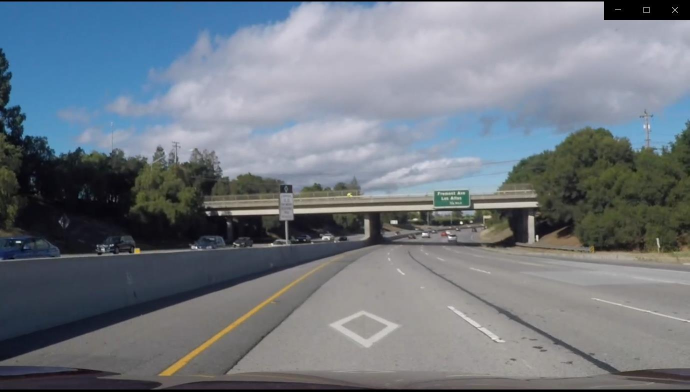
#> input picture difficult_images/challenge1.jpg, 1379 x 783 px (shown at 1/2 size)
$ python -i guiutils.py   (imports and definitions only)   (older library calls are emulated)
#> lines starting #> are read from the running program, lines starting #| are printed output that depends on the picture; after the words box and inside, x2 and y2 are one past the last pixel; in counts of white or black regions, pixels touching at a corner belong together
#> further down, picture is the input picture: shape (783, 1379, 3); mean B, G, R 129.8, 120.9, 113.2
import cv2
import numpy as np


def abs_sobel_thresh(img, orient='x', sobel_kernel=3, thresh=(0, 255)):
    # 2) Take the derivative in x or y given orient = 'x' or 'y'
    if orient == 'x':
        sobel = cv2.Sobel(img, cv2.CV_64F, 1, 0)
    elif orient == 'y':
        sobel = cv2.Sobel(img, cv2.CV_64F, 0, 1)

    abs_sobel = np.absolute(sobel)
    scaled_sobel = np.uint8(255 * abs_sobel / np.max(abs_sobel))
    sbinary = np.zeros_like(scaled_sobel)
    sbinary[(scaled_sobel >= thresh[0]) & (scaled_sobel <= thresh[1])] = 1
    return sbinary


def mag_thresh(image, sobel_kernel=3, mag_thresh=(0, 255)):
    sobelx = cv2.Sobel(image, cv2.CV_64F, 1, 0, ksize=sobel_kernel)
    sobely = cv2.Sobel(image, cv2.CV_64F, 0, 1, ksize=sobel_kernel)
    abs_sobel = np.sqrt(np.power(sobelx, 2) + np.power(sobely, 2))
    scaled_sobel = np.uint8(255 * abs_sobel / np.max(abs_sobel))
    sbinary = np.zeros_like(scaled_sobel)
    sbinary[(scaled_sobel >= mag_thresh[0]) & (scaled_sobel <= mag_thresh[1])] = 1

    return sbinary


def dir_threshold(image, sobel_kernel=3, thresh=(0, np.pi / 2)):
    # 2) Take the derivative in x or y given orient = 'x' or 'y'
    sobelx = cv2.Sobel(image, cv2.CV_64F, 1, 0, ksize=sobel_kernel)
    sobely = cv2.Sobel(image, cv2.CV_64F, 0, 1, ksize=sobel_kernel)

    abs_sobel = np.arctan2(np.absolute(sobely), np.absolute(sobelx))

    sbinary = np.zeros_like(abs_sobel)
    sbinary[(abs_sobel >= thresh[0]) & (abs_sobel <= thresh[1])] = 1
    return sbinary


class LaneFinder:
    def __init__(self, image, filter_size=1, threshold1x=0, threshold2x=0, threshold1y=0, threshold2y=0):
        self.image = image
        self._filter_size = 11
        self._threshold1x = 2
        self._threshold2x = 50
        self._threshold1y = 2
        self._threshold2y = 50
        self._threshold1mag = 20
        self._threshold2mag = 50
        self._threshold1dir = 6
        self._threshold2dir = 10

        def onchangeThreshold1x(pos):
            self._threshold1x = pos
            self._render()

        def onchangeThreshold2x(pos):
            self._threshold2x = pos
            self._render()

        def onchangeThreshold1y(pos):
            self._threshold1y = pos
            self._render()

        def onchangeThreshold2y(pos):
            self._threshold2y = pos
            self._render()

        def onchangeThreshold1mag(pos):
            self._threshold1mag = pos
            self._render()

        def onchangeThreshold2mag(pos):
            self._threshold2mag = pos
            self._render()

        def onchangeThreshold1dir(pos):
            self._threshold1dir = pos
            self._render()

        def onchangeThreshold2dir(pos):
            self._threshold2dir = pos
            self._render()

        def onchangeFilterSize(pos):
            self._filter_size = pos
            self._filter_size += (self._filter_size + 1) % 2
            self._render()

        cv2.namedWindow('Lanes')
        cv2.resizeWindow('Lanes', 1000, 500)
        cv2.createTrackbar('threshold1x', 'Lanes', self._threshold1x, 255, onchangeThreshold1x)
        cv2.createTrackbar('threshold2x', 'Lanes', self._threshold2x, 255, onchangeThreshold2x)
        cv2.createTrackbar('threshold1y', 'Lanes', self._threshold1y, 255, onchangeThreshold1y)
        cv2.createTrackbar('threshold2y', 'Lanes', self._threshold2y, 255, onchangeThreshold2y)
        cv2.createTrackbar('threshold1mag', 'Lanes', self._threshold1mag, 255, onchangeThreshold1mag)
        cv2.createTrackbar('threshold2mag', 'Lanes', self._threshold2mag, 150, onchangeThreshold2mag)
        cv2.createTrackbar('threshold1dir', 'Lanes', self._threshold1dir, 255, onchangeThreshold1dir)
        cv2.createTrackbar('threshold2dir', 'Lanes', self._threshold2dir, 150, onchangeThreshold2dir)
        cv2.createTrackbar('filter_size', 'Lanes', self._filter_size, 20, onchangeFilterSize)

        self._render()

        print("Adjust the parameters as desired.  Hit any key to close.")

        cv2.waitKey(0)

        cv2.destroyWindow('gradx')
        cv2.destroyWindow('grady')

    def threshold1x(self):
        return self._threshold1x

    def threshold2x(self):
        return self._threshold2x

    def threshold1y(self):
        return self._threshold1y

    def threshold2y(self):
        return self._threshold2y

    def filterSize(self):
        return self._filter_size

    def edgeImage(self):
        return self._edge_img

    def smoothedImage(self):
        return self._smoothed_img

    def _render(self):
        img = np.copy(self.image)
        # Convert to HLS color space and separate the V channel
        r_channel = img[:, :, 2]
        g_channel = img[:, :, 1]
        b_channel = img[:, :, 0]

        hls = cv2.cvtColor(img, cv2.COLOR_BGR2HLS)
#> hls: shape (783, 1379, 3); mean of channels 0, 1, 2 80.4, 121.7, 39.3
        l_channel = hls[:, :, 1]
        s_channel = hls[:, :, 2]

        gradx = abs_sobel_thresh(l_channel, orient='x', sobel_kernel=self._filter_size,
                                 thresh=(self._threshold1x, self._threshold2x))
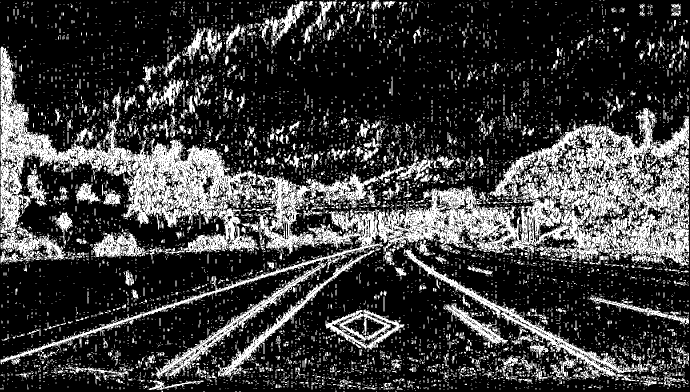
#> gradx: shape (783, 1379) (shown at 1/2 size); values 0 (black) and 1 (white), 24% white; 8500 white regions (7648 under 20 px), largest, box (x1, y1, x2, y2) and area: (1, 93, 1378, 730) 137113, (807, 496, 1297, 763) 8340, (311, 524, 652, 758) 5647
        grady = abs_sobel_thresh(l_channel, orient='y', sobel_kernel=self._filter_size,
                                 thresh=(self._threshold1y, self._threshold2y))
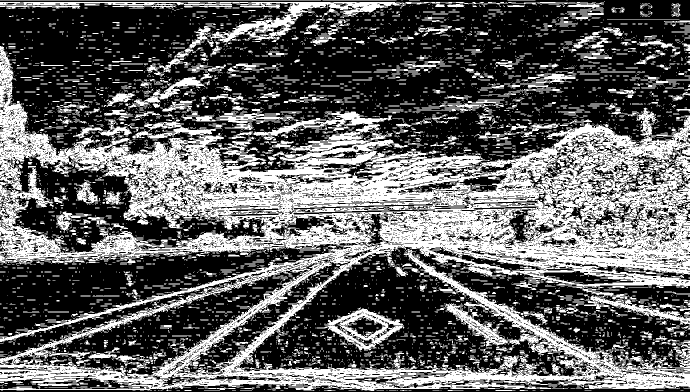
#> grady: shape (783, 1379) (shown at 1/2 size); values 0 (black) and 1 (white), 37.8% white; 6012 white regions (5003 under 20 px), largest, box (x1, y1, x2, y2) and area: (0, 92, 1379, 782) 290324, (0, 4, 929, 85) 11339, (648, 617, 808, 701) 4571
        mag_binary = mag_thresh(l_channel, sobel_kernel=self._filter_size, mag_thresh=(self._threshold1mag, self._threshold2mag))
#> in mag_thresh, `sobelx = cv2.Sobel(image, cv2.CV_64F, 1, 0, ksize=sobel_kernel)`:
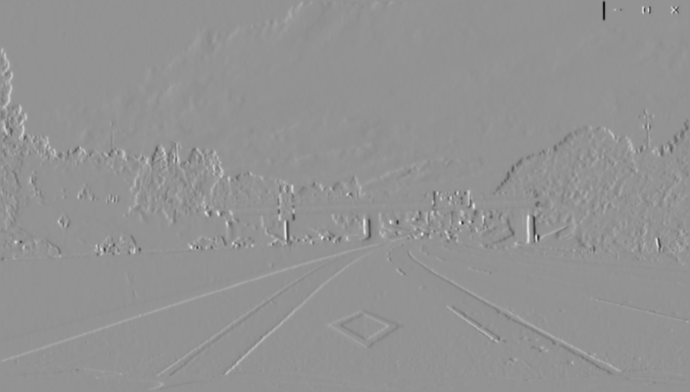
#> sobelx: shape (783, 1379) float64 (shown at 1/2 size); min -25096277, max 18434980, mean 20724.3; drawn with min black and max white
#> in mag_thresh, `sobely = cv2.Sobel(image, cv2.CV_64F, 0, 1, ksize=sobel_kernel)`:
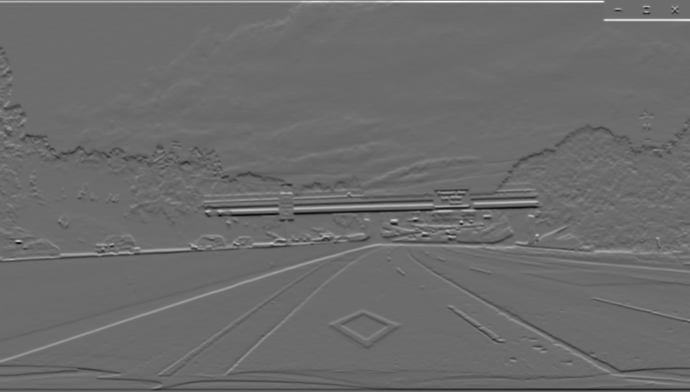
#> sobely: shape (783, 1379) float64 (shown at 1/2 size); min -20056813, max 27226507, mean -9802.7; drawn with min black and max white
#> mag_binary: shape (783, 1379); values 0 (black) and 1 (white), 8.5% white; 743 white regions (422 under 20 px), largest, box (x1, y1, x2, y2) and area: (0, 94, 937, 526) 21129, (0, 419, 1379, 721) 12984, (930, 237, 1379, 414) 4977
        dir_binary = dir_threshold(l_channel, sobel_kernel=self._filter_size, thresh=(self._threshold1dir/10, self._threshold2dir/10))
#> in dir_threshold, `abs_sobel = np.arctan2(np.absolute(sobely), np.absolute(sobelx))`:
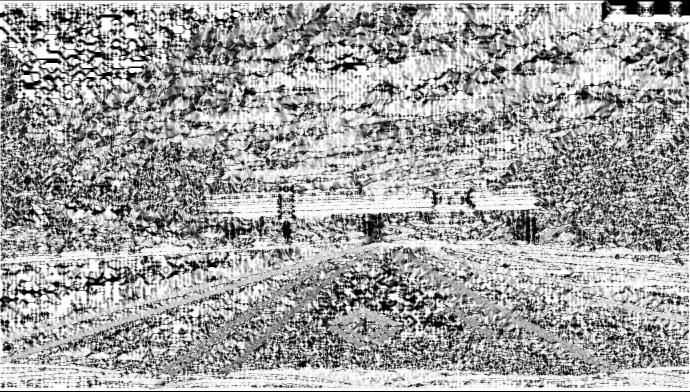
#> abs_sobel: shape (783, 1379) float64 (shown at 1/2 size); min 0, max 1.57, mean 0.998; drawn with min black and max white
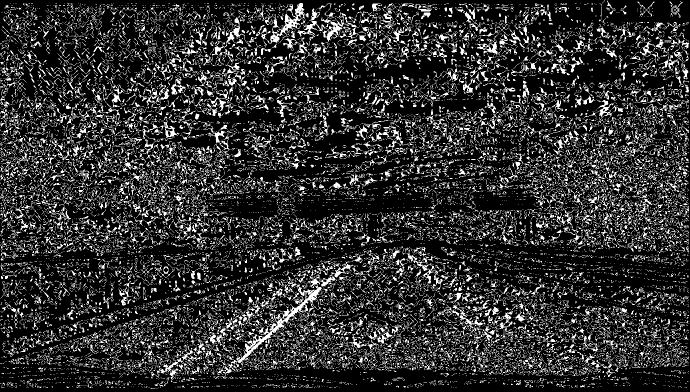
#> dir_binary: shape (783, 1379) float64 (shown at 1/2 size); values 0 (black) and 1 (white), 18.7% white in thin lines or dots

        # Threshold color channel
        s_binary2 = np.zeros_like(s_channel)
        s_binary2[(s_channel >= 150) & (s_channel <= 210)] = 1

        r_binary2 = np.zeros_like(r_channel)
        r_binary2[(r_channel >= 220) & (r_channel <= 255)] = 1

        r_binarymin = np.zeros_like(r_channel)
        r_binarymin[(r_channel >= 00) & (r_channel <= 255)] = 1

        combined = np.zeros_like(dir_binary)
        combined[(((gradx == 1) & (grady == 1) & (dir_binary == 1)& (mag_binary == 1) & (r_binarymin == 1))| ((r_binary2 == 1)))] = 255

        #combined[(((gradx == 1) & (grady == 1) & (dir_binary == 1)) | ((mag_binary == 1) & (dir_binary == 1)))] = 1

        cv2.imshow("gradx", gradx * 255)
        cv2.imshow("grady", grady * 255)
        cv2.imshow("mag", mag_binary * 255)
        cv2.imshow("dir", dir_binary)
        cv2.imshow("combined", combined)
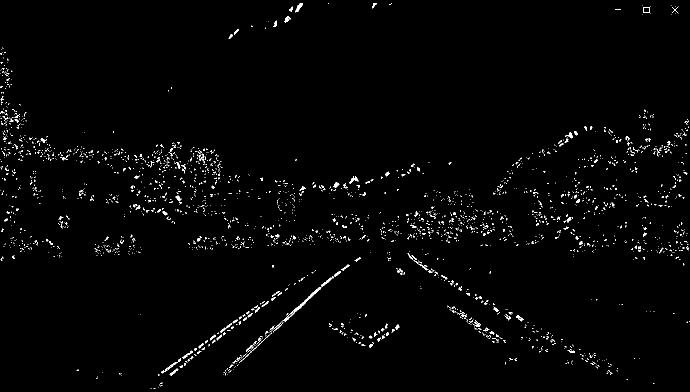
#> window 'combined': shape (783, 1379) (shown at 1/2 size); 1.4% white in thin lines or dots
        cv2.imshow("g_channel", g_channel)
        cv2.imshow("l_channel", l_channel)

>>> import cv2
>>> picture = cv2.imread('../difficult_images/challenge1.jpg')
>>> result = LaneFinder(picture).threshold1x()
#> result = 2

$ run again, on difficult_images/challenge_bright.jpg
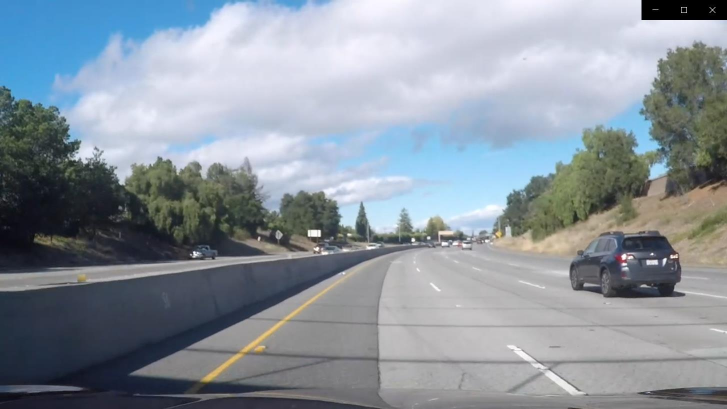
#> input picture difficult_images/challenge_bright.jpg, 1454 x 818 px (shown at 1/2 size)
#> picture is the input picture: shape (818, 1454, 3); mean B, G, R 157.7, 148.2, 138.6
#> hls: shape (818, 1454, 3); mean of channels 0, 1, 2 94.5, 148.6, 58.5
#> in _render, `gradx = abs_sobel_thresh(l_channel, orient='x', sobel_kernel=self._fil..`:
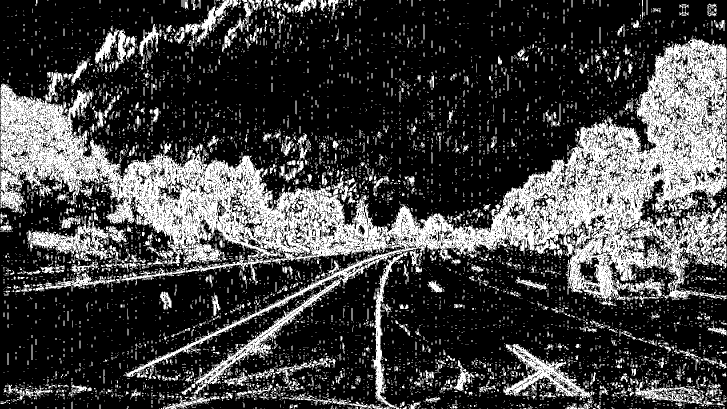
#> gradx: shape (818, 1454) (shown at 1/2 size); values 0 (black) and 1 (white), 26.3% white; 8014 white regions (7168 under 20 px), largest, box (x1, y1, x2, y2) and area: (1, 71, 1453, 755) 197220, (383, 559, 681, 789) 5440, (1006, 688, 1189, 801) 5163
#> grady: shape (818, 1454); values 0 (black) and 1 (white), 39.6% white; 5719 white regions (4786 under 20 px), largest, box (x1, y1, x2, y2) and area: (0, 63, 1454, 817) 371368, (99, 1, 688, 174) 12061, (183, 255, 421, 280) 2217
#> mag_binary: shape (818, 1454); values 0 (black) and 1 (white), 8.6% white; 1011 white regions (651 under 20 px), largest, box (x1, y1, x2, y2) and area: (0, 169, 1258, 768) 32897, (528, 514, 1454, 794) 9915, (1187, 78, 1454, 428) 7747
#> dir_binary: shape (818, 1454) float64; values 0 (black) and 1 (white), 19% white in thin lines or dots
#> in _render, `cv2.imshow("combined", combined)`:
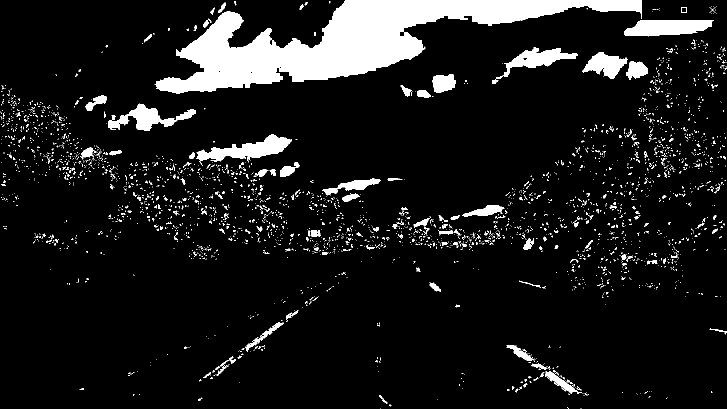
#> window 'combined': shape (818, 1454) (shown at 1/2 size); 9.5% white; 3129 white regions (2945 under 20 px), largest, box (x1, y1, x2, y2) and area: (309, 0, 1283, 187) 66367, (393, 269, 584, 325) 4565, (1248, 40, 1428, 73) 4538
#> result = 2

$ run again, on difficult_images/challenge_shadow.jpg
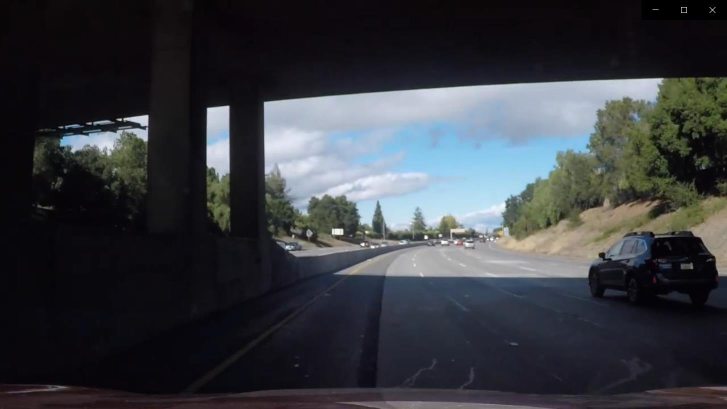
#> input picture difficult_images/challenge_shadow.jpg, 1454 x 818 px (shown at 1/2 size)
#> picture is the input picture: shape (818, 1454, 3); mean B, G, R 63.6, 58.5, 55.7
#> hls: shape (818, 1454, 3); mean of channels 0, 1, 2 112.3, 59.6, 54
#> in _render, `gradx = abs_sobel_thresh(l_channel, orient='x', sobel_kernel=self._fil..`:
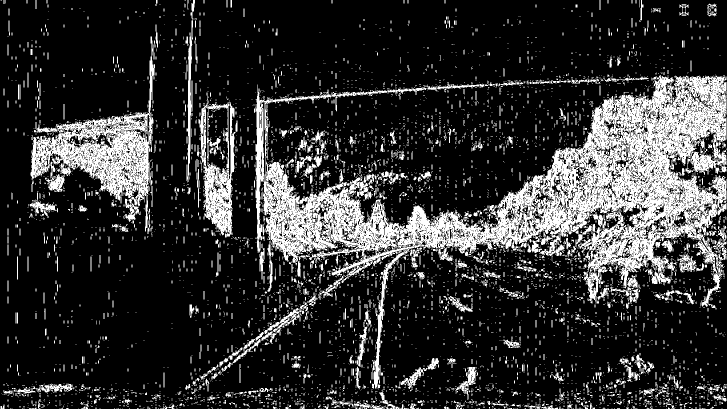
#> gradx: shape (818, 1454) (shown at 1/2 size); values 0 (black) and 1 (white), 19.6% white; 5957 white regions (5298 under 20 px), largest, box (x1, y1, x2, y2) and area: (511, 150, 1453, 777) 130840, (61, 73, 310, 468) 24049, (397, 185, 471, 475) 8160
#> grady: shape (818, 1454); values 0 (black) and 1 (white), 26.5% white; 4497 white regions (3716 under 20 px), largest, box (x1, y1, x2, y2) and area: (376, 145, 1454, 774) 171972, (0, 713, 1454, 817) 39458, (62, 221, 308, 417) 21768
#> mag_binary: shape (818, 1454); values 0 (black) and 1 (white), 7.3% white; 899 white regions (606 under 20 px), largest, box (x1, y1, x2, y2) and area: (812, 152, 1454, 502) 15961, (525, 288, 794, 517) 9841, (1284, 202, 1454, 426) 8891
#> dir_binary: shape (818, 1454) float64; values 0 (black) and 1 (white), 15.4% white in thin lines or dots
#> in _render, `cv2.imshow("combined", combined)`:
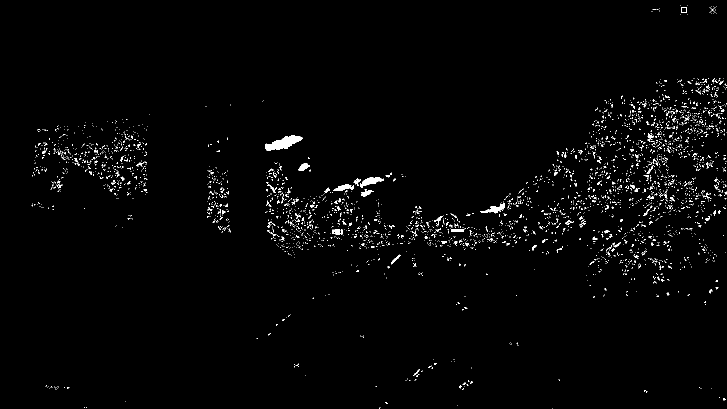
#> window 'combined': shape (818, 1454) (shown at 1/2 size); 1.5% white in thin lines or dots
#> result = 2

$ run again, on difficult_images/challenge_test.jpg
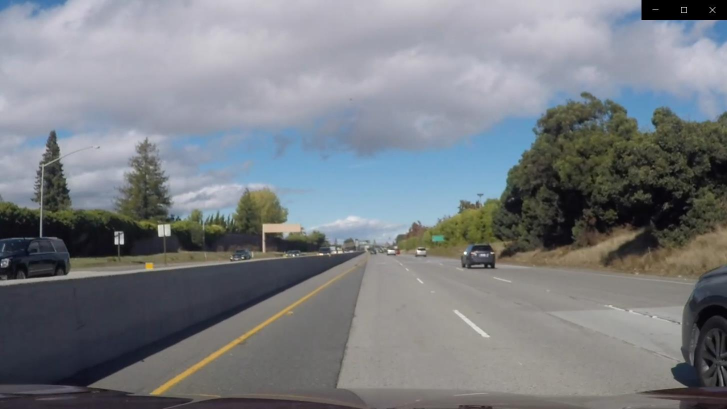
#> input picture difficult_images/challenge_test.jpg, 1454 x 818 px (shown at 1/2 size)
#> picture is the input picture: shape (818, 1454, 3); mean B, G, R 131.3, 125.9, 122
#> hls: shape (818, 1454, 3); mean of channels 0, 1, 2 80.3, 126.8, 32.6
#> gradx: shape (818, 1454); values 0 (black) and 1 (white), 24.3% white; 7714 white regions (6943 under 20 px), largest, box (x1, y1, x2, y2) and area: (130, 181, 1453, 802) 180695, (1, 256, 180, 576) 21207, (293, 517, 726, 795) 6503
#> grady: shape (818, 1454); values 0 (black) and 1 (white), 34.5% white; 6621 white regions (5501 under 20 px), largest, box (x1, y1, x2, y2) and area: (0, 175, 1454, 817) 301875, (0, 1, 160, 50) 3821, (1203, 4, 1377, 60) 2841
#> mag_binary: shape (818, 1454); values 0 (black) and 1 (white), 10.4% white; 803 white regions (519 under 20 px), largest, box (x1, y1, x2, y2) and area: (0, 180, 1454, 779) 47715, (55, 273, 580, 554) 23827, (305, 540, 723, 818) 3347
#> dir_binary: shape (818, 1454) float64; values 0 (black) and 1 (white), 19.2% white in thin lines or dots
#> in _render, `cv2.imshow("combined", combined)`:
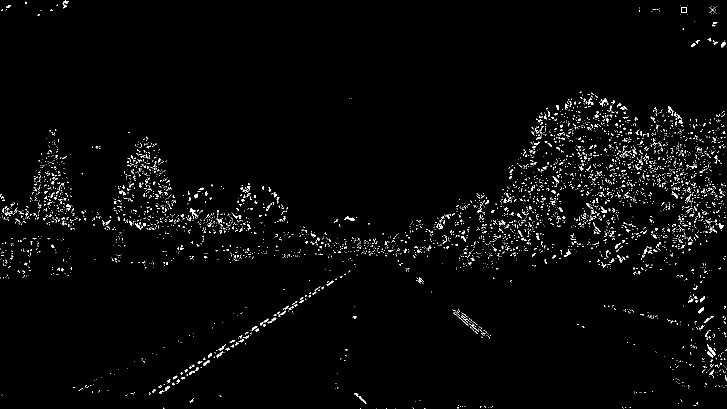
#> window 'combined': shape (818, 1454) (shown at 1/2 size); 2% white in thin lines or dots
#> result = 2
